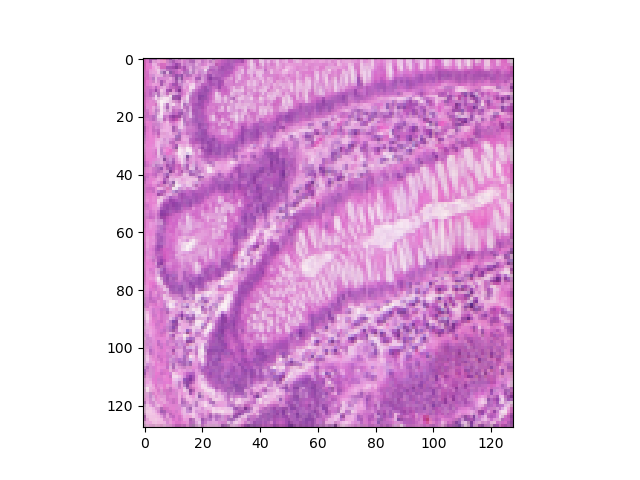
#> input picture Figure_75.png, 640 x 480 px
$ python rotation.py
#> lines starting #> are read from the running program, lines starting #| are printed output that depends on the picture
import cv2
import numpy as np
import math

img=cv2.imread("Figure_75.png")
#> img is the input picture: shape (480, 640, 3); mean B, G, R 229.7, 198.8, 231.3
print(type(img))  #img store in array
#| <class 'numpy.ndarray'>
angle=float(input("enter the angle of rotation in degrees : "))
#> the answer given: 3
angle= angle*(math.pi/180)
height,width,channel=img.shape #image is a 3-dim array,the shape returns no of rows and no of columns and no of channels
#> height = 480; width = 640; channel = 3
#centers being determined for the reference while rotating the image
xcenter=width/2
#> xcenter = 320
ycenter=height/2
#> ycenter = 240
print(height,width,channel)
#| 480 640 3
output_img=np.zeros((height,width,channel), dtype=np.uint8)
print(output_img.shape)
#| (480, 640, 3)

for x in range(width):
    for y in range(height):
        #acc to rotation matrix
        xp=int((x-xcenter)*math.cos(angle)-(y-ycenter)*math.sin(angle)+xcenter)
        yp=int((x-xcenter)*math.sin(angle)+(y-ycenter)*math.cos(angle)+ycenter)
        if(0<=xp<width and 0<=yp<height ):
            output_img[yp,xp]=img[y,x]
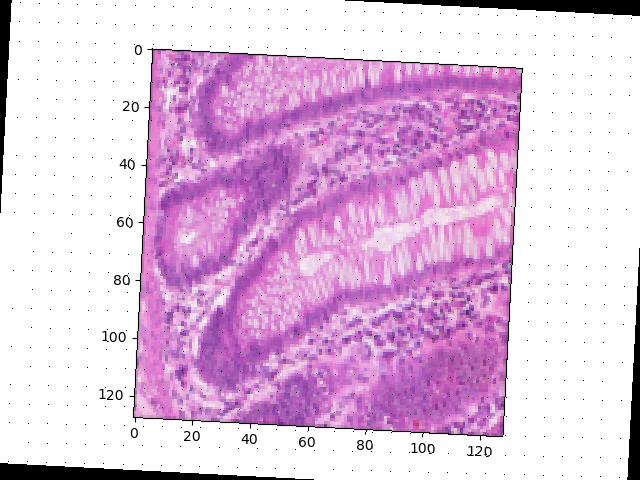
#> output_img: shape (480, 640, 3); mean B, G, R 222.5, 191.7, 224.1
cv2.imshow("img",output_img)
cv2.waitKey(0)
